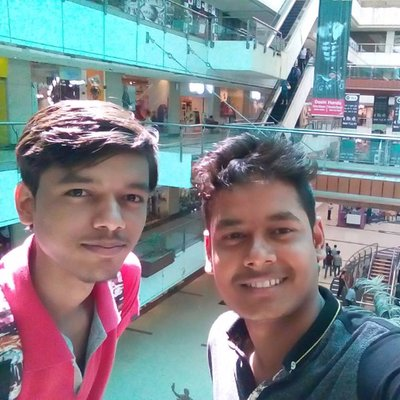
#> input picture myimage.jpg, 400 x 400 px, given in place of the camera
$ python color_filtering.py
#> lines starting #> are read from the running program, lines starting #| are printed output that depends on the picture; after the words box and inside, x2 and y2 are one past the last pixel; in counts of white or black regions, pixels touching at a corner belong together
import numpy as np
import cv2

cap = cv2.VideoCapture(0)

while True:
    _,frame = cap.read()
#> frame is the input picture: shape (400, 400, 3); mean B, G, R 142.2, 136.1, 131.1
    hsv = cv2.cvtColor(frame,cv2.COLOR_BGR2HSV)
#> hsv: shape (400, 400, 3); mean H, S, V 89.6, 79.1, 159.6

    lower_red = np.array([150,150,50])
    upper_red = np.array([180,255,255])

    mask = cv2.inRange(hsv,lower_red,upper_red)
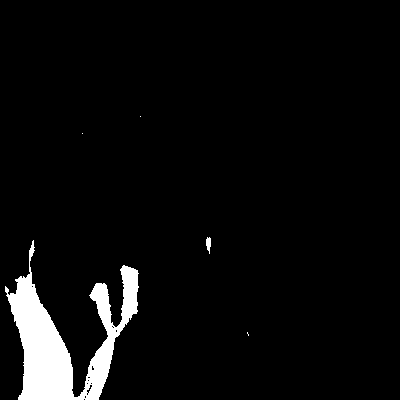
#> mask: shape (400, 400); 4.8% white; 5 white regions (3 under 20 px), largest, box (x1, y1, x2, y2) and area: (5, 240, 139, 400) 7652, (206, 237, 211, 254) 59
    res = cv2.bitwise_and(frame,frame,mask=mask)
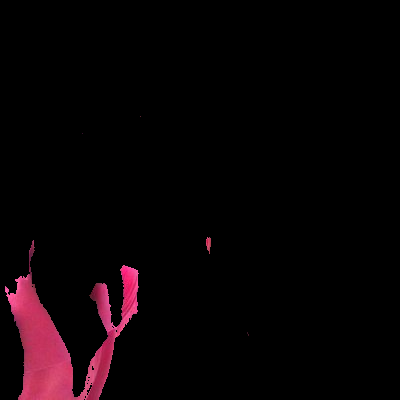
#> res: shape (400, 400, 3); mean B, G, R 5, 2.8, 9.6

    cv2.imshow('frame',frame)
    cv2.imshow('mask',mask)
    cv2.imshow('res',res)

    k = cv2.waitKey(5) &0xFF
#> (key Esc is pressed here)
    if k==27:
        break

cv2.destroyAllWindows()
cap.release()
